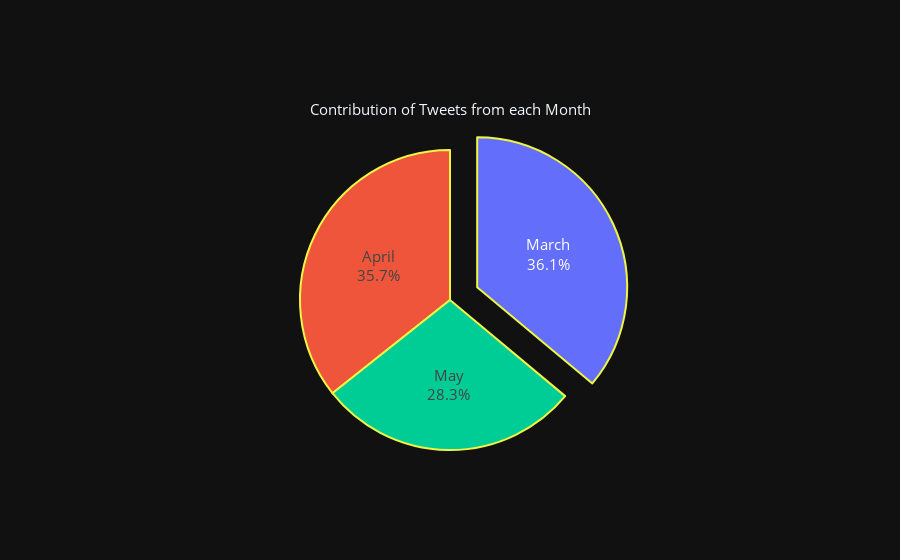

The cell this chart's notebook holds for it:
### Code cell
fig = go.Figure(data=[go.Pie(labels=ana2.index,
                             values=ana2.values,
                             textinfo='label+percent',
                             pull=[0.2, 0, 0],
                             title='Contribution of Tweets from each Month'
                             )])

fig.update_traces(hoverinfo='label+value',  textfont_size=15, 
                  marker=dict(line=dict(color='#eff542', width=2)), showlegend=False)

fig.update_layout(template='plotly_dark',
                  font=dict(size=15))

fig.show();

### Figure 1 — Plotly figure (JSON) as saved in the notebook; plotly's stock layout.template omitted (floating-point values rounded to 4 significant figures)
{"data": [{"hoverinfo": "label+value", "labels": ["March", "April", "May"], "marker": {"line": {"color": "#eff542", "width": 2}}, "pull": [0.2, 0, 0], "showlegend": false, "textfont": {"size": 15}, "textinfo": "label+percent", "title": {"text": "Contribution of Tweets from each Month"}, "type": "pie", "values": [15935, 15758, 12486]}], "layout": {"font": {"size": 15}}}
